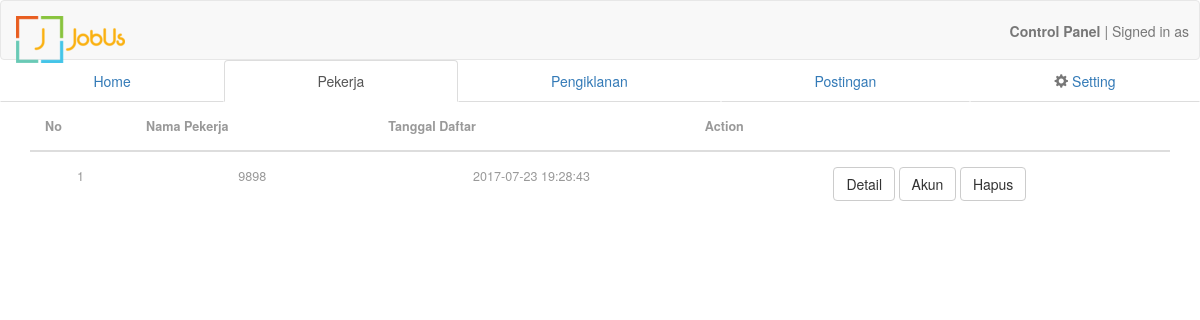
/admin/pekerja.php, run on an earlier commit of the app's database.
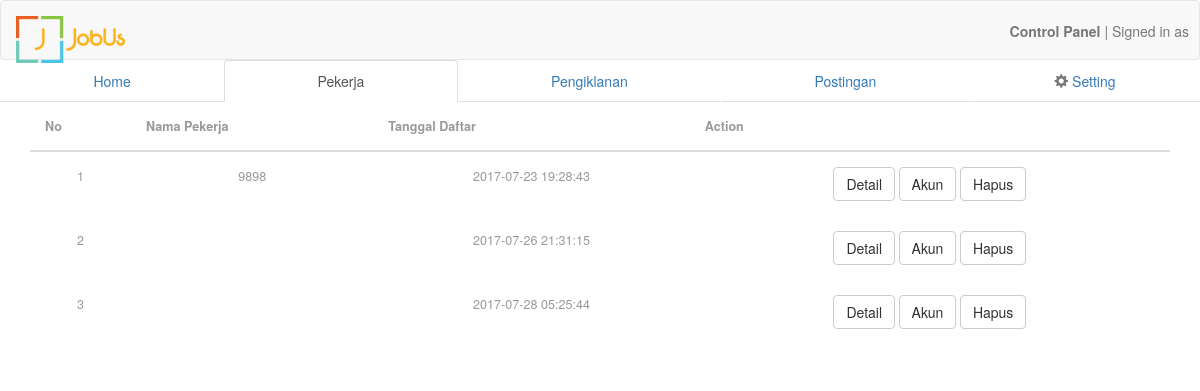
And on a later commit of the database.
### tables this page shows
CREATE TABLE IF NOT EXISTS `pekerja` (
`id_pekerja` int(11) NOT NULL,
  `username` varchar(20) NOT NULL,
  `email` varchar(255) NOT NULL,
  `no_hp` varchar(15) NOT NULL,
  `password` varchar(255) NOT NULL,
  `foto_profile` varchar(255) DEFAULT NULL,
  `nama` varchar(255) DEFAULT NULL,
  `sosmed` varchar(255) DEFAULT NULL,
  `provinsi` varchar(20) DEFAULT NULL,
  `kota` varchar(20) DEFAULT NULL,
  `kecamatan` varchar(20) DEFAULT NULL,
  `alamat` varchar(255) DEFAULT NULL,
  `keahlian` varchar(255) DEFAULT NULL,
  `foto_pengenal` varchar(255) DEFAULT NULL,
  `tanggal` timestamp NOT NULL DEFAULT CURRENT_TIMESTAMP
);

### controller/class.pekerja.php (called while the page is built, shortened)
<?php
class pekerja
 {
	function get_all_rows($query, $param){
			try{
				global $pdo;
				$req = $pdo->prepare($query);
				if($param == ''){
					$req->execute();
				}else{
					$req->execute($param);
				}
				if($req->rowCount() > 0){
					$result = $req->fetchAll();
					return $result;
				}
			}catch(PDOException $e){
				echo "Error! gagal mengambil data: ".$e->getMessage();
			}
	}
	function get_all_profile(){
			$query = "SELECT * FROM `pekerja`";
			return $this->get_all_rows($query, '');
	}
 }
 ?>

### admin/pekerja.php (the view, shortened to what this page needs)
<!DOCTYPE html>
<?php session_start();
include '../controller/class.pekerja.php';
$pekerja = new pekerja();
$data = $pekerja->get_all_profile();
 ?>
<html>
<head>
	<?php include '../view/source3.php'; ?>
</head>
<body>
 <?php include('../view/navbar.php'); ?>
	<ul class="nav nav-tabs nav-justified">
  		<li><a href="../admin/dashboard.php">Home</a></li>
  		<li role="presentation" class="active"><a href="../admin/pekerja.php">Pekerja</a></li>
  		<li><a href="../admin/pengiklanan.php">Pengiklanan</a></li>
  		<li><a href="postingan.php">Postingan</a></li>
  		<li><a href="pengaturan.php"><span class="glyphicon glyphicon-cog" aria-hidden="true"></span> Setting</a></li>
	</ul>
	<div class="container">
		<table  class="table table-condensed table-responsive">
			<thead>
				<th>No </th>
				<th>Nama Pekerja</th>
				<th>Tanggal Daftar</th>
				<th>Action</th>
			</thead>
			<tbody>
			<?php
				if(count($data) > 0){
					$i = 1;
				  foreach ($data as $row) {
				    echo "
				<tr>
				<td>$i</td>
				<td>".$row['nama']."</td>
				<td>".$row['tanggal']."</td>
				<td>
					<button type='button' class='btn btn-default' data-toggle='modal' data-target='#".$row['id_pekerja']."'>Detail</button>
					<button class='btn btn-default'>Akun</button>
					<button class='btn btn-default'>Hapus</button>
				</td>
			</tr>
				    ";
				    $i++;
				}}
			?>
		</table>
	</div>
</body>
</html>

What changed in the data, as far as the page shows it:
added pekerja: tanggal "2017-07-26 21:31:15"
added pekerja: tanggal "2017-07-28 05:25:44"
